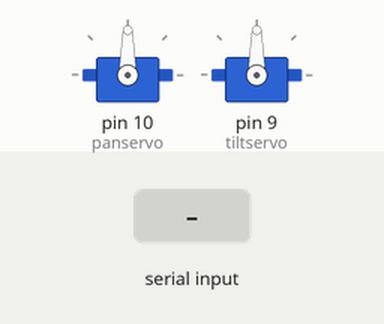
A sketch run on a simulated Arduino Uno, built with avr-gcc and run on an emulated ATmega328P. Parts: 2 × servo. The inputs (shaded band) are chosen by the test bench.

Above: at 1.7 s.
1.8 s: "b" received over Serial
At 2.3 s:
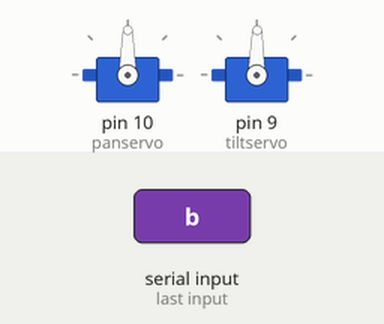
3.3 s: "l" received over Serial
At 4.7 s:
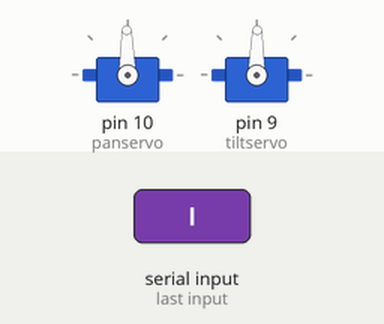
Timing chart, 0 to 6.3 s (numbered marks = the images above; inputs shaded):
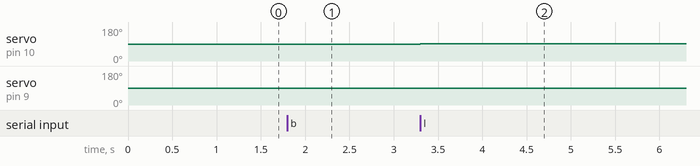

Measured:
- after the input at 1.8 s, servo on pin 9 (tiltservo): 90° → 89° at once
- after the input at 3.3 s, servo on pin 10 (panservo): 90° → 91° at once

The sketch:

final.ino
```cpp
#include <Servo.h>
Servo panservo,tiltservo;
int pan=90;
int tilt=90;
char cmd;
int stepsize=1;
void setup()
{
  Serial.begin(9600);
  panservo.attach(10);
  tiltservo.attach(9);
  panservo.write(pan);
  tiltservo.write(tilt);
  delay(500);

}

void loop()
{
  if (Serial.available() >0) {
   cmd=Serial.read();
      switch (cmd) {

        case 'b':
                if(tilt > 45) {
                  tilt -= stepsize;} //Update the tilt position variable to lower the tilt servo.
                  break;

        case 'u':
                if(tilt < 135) {
                  tilt += stepsize;} //Update the tilt position variable to raise the tilt servo.
                  break;

        case 'l':
                if(pan < 175) {
                  pan += stepsize;}  //Update the pan position variable to move the servo to the left.
                  break;

        case 'r':
                if(pan > 5) {
                  pan -= stepsize;}  //Update the pan position variable to move the servo to the right.
                  break;

}

      panservo.write(pan);
      tiltservo.write(tilt);
      delay(10);

}

}
```
